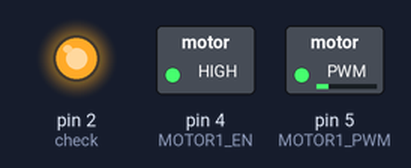
Simulated run of this sketch. Board: Arduino Uno, built with avr-gcc and run on an emulated ATmega328P. On the bench: switched loads named in the sketch (green lamp = pin HIGH), output pins drawn as LEDs (lit = HIGH). What the sketch prints to the serial monitor is not drawn.

Above: at 0.1 s.
Timing chart, 0 to 1.6 s (numbered marks = the images above):
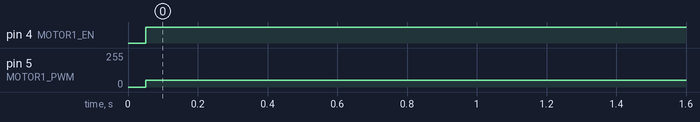

The sketch:

MsTimer2_millis_motor_con.ino
```cpp
#include <MsTimer2.h>
#define check 2
#define MOTOR1_PWM 5 //PWMA
#define MOTOR1_EN 4 //DIRA
///////// Encoder Pin //////////
const int EncoderAPin = 2;
const int EncoderBPin = 3;

volatile int counter = 0;
volatile int encoderB;

///////// Interrupt time ///////
unsigned long enc_time;
unsigned long enc_time_old;
unsigned long enc_time_diff;

void motor1_control(int motor1_pwm)
{
   if (motor1_pwm > 0)     // cw
  {
    digitalWrite(MOTOR1_EN, HIGH);
    analogWrite(MOTOR1_PWM, motor1_pwm);
  }
  else if (motor1_pwm < 0) // ccw
  {
    digitalWrite(MOTOR1_EN, LOW);
    analogWrite(MOTOR1_PWM, -motor1_pwm);
  }
  else                     // stop
  {
    digitalWrite(MOTOR1_EN, LOW);
    digitalWrite(MOTOR1_PWM, 0);
  }
}

void Encoder() {
  enc_time = millis();
  enc_time_diff = enc_time - enc_time_old;

  encoderB = digitalRead(EncoderBPin);

  if (encoderB == LOW) {    // 정회전
    counter++;
  }
  else{                     // 역회전
    counter--;
  }
  enc_time_old = enc_time;
}

void timer() {
  enc_time = millis();
  enc_time_diff = enc_time - enc_time_old;

  if(counter < 410){
    motor1_control(50);
  }
  else{
    //motor_control(-50);
    motor1_control(0);
  }
  enc_time_old = enc_time;
}

void setup() {
  Serial.begin(115200);

  pinMode(EncoderAPin, INPUT_PULLUP);
  pinMode(EncoderBPin, INPUT_PULLUP);

  pinMode(check, OUTPUT);
  pinMode(MOTOR1_EN, OUTPUT);

  attachInterrupt(digitalPinToInterrupt(EncoderAPin), Encoder, RISING);

  MsTimer2::set(50, timer); // 50ms(20hz)마다 호출한다
  MsTimer2::start();
}

void loop() {
  Serial.print("A: 1");
  Serial.print("   B: ");
  Serial.print(encoderB);
  Serial.print("   Counter: ");
  Serial.print(counter);
  Serial.println();
  Serial.print("enc_time_diff: ");
  Serial.print(enc_time_diff);
  Serial.println();
}
```

Measured:
- by itself, pin 4 (MOTOR1_EN): LOW → HIGH at 0.05 s
- by itself, pin 5 (MOTOR1_PWM): 0/255 → 50/255 at 0.05 s
